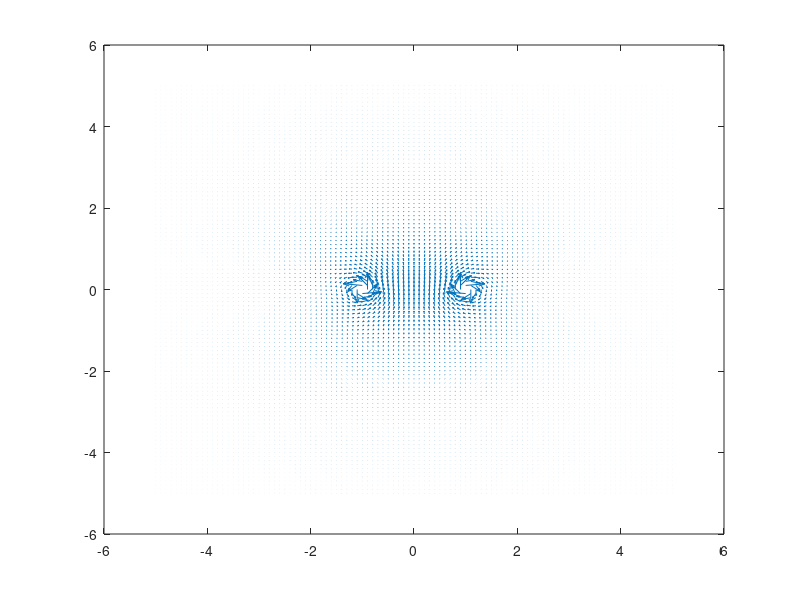

Write MATLAB code to recreate this figure.
clear;
[x, z] = meshgrid(-5:0.1:5, -5:0.1:5);
Bx = zeros(101, 101);
Bz = zeros(101, 101);
delta_l = 2 / 20;

for yy = -1.0 : delta_l : (1.0 - delta_l)
    Bx = Bx + delta_l .* z ./ ((x - 1).^2 + yy.^2 + z.^2).^1.5;
    Bz = Bz - delta_l .* (x - 1) ./ ((x - 1).^2 + yy.^2 + z.^2).^1.5;
    Bx = Bx - delta_l .* z ./ ((x + 1).^2 + yy.^2 + z.^2).^1.5;
    Bz = Bz + delta_l .* (x + 1) ./ ((x + 1).^2 + yy.^2 + z.^2).^1.5;
end

for xx = -1.0 : delta_l : (1.0 - delta_l)
    Bz = Bz + delta_l ./ ((xx - x).^2 + 1 + z.^2).^1.5;
    Bz = Bz + delta_l ./ ((xx - x).^2 + 1 + z.^2).^1.5;
end

Bx(51, 41) = 0.0;
Bx(51, 61) = 0.0;
Bz(51, 41) = 0.0;
Bz(51, 61) = 0.0;

quiver(x, z, Bx, Bz, 3)